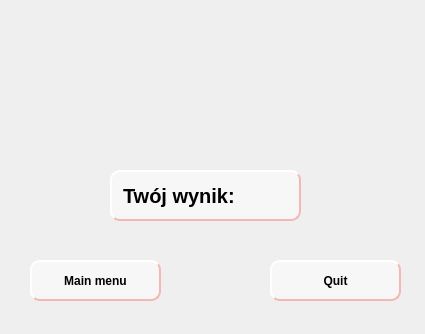
<?xml version="1.0" encoding="UTF-8"?>
<ui version="4.0">
 <class>Form</class>
 <widget class="QWidget" name="Form">
  <property name="geometry">
   <rect>
    <x>0</x>
    <y>0</y>
    <width>425</width>
    <height>334</height>
   </rect>
  </property>
  <property name="windowTitle">
   <string>Form</string>
  </property>
  <widget class="QLabel" name="label">
   <property name="geometry">
    <rect>
     <x>-4</x>
     <y>-8</y>
     <width>431</width>
     <height>341</height>
    </rect>
   </property>
   <property name="text">
    <string/>
   </property>
   <property name="pixmap">
    <pixmap>endlowScore.gif</pixmap>
   </property>
   <property name="scaledContents">
    <bool>true</bool>
   </property>
  </widget>
  <widget class="QPushButton" name="backButton">
   <property name="geometry">
    <rect>
     <x>270</x>
     <y>260</y>
     <width>131</width>
     <height>41</height>
    </rect>
   </property>
   <property name="styleSheet">
    <string notr="true">QPushButton#backButton {
background-color:rgba(255,255,255,120);
border-style:outset;
border-width:2px;
border-radius:10px;
border-color:rgb(245, 183, 179);
padding:4px;
Font:Bold;
}
QPushButton#backButton:hover {
background-color: rgb(255,255,255,60);
border-style: inset;
}
QPushButton#backButton:pressed {
 background-color: rgb(186, 139, 136);
 border-style: inset;
}</string>
   </property>
   <property name="text">
    <string>Quit</string>
   </property>
  </widget>
  <widget class="QPushButton" name="MainMenu">
   <property name="geometry">
    <rect>
     <x>30</x>
     <y>260</y>
     <width>131</width>
     <height>41</height>
    </rect>
   </property>
   <property name="styleSheet">
    <string notr="true">QPushButton#MainMenu {
background-color:rgba(255,255,255,120);
border-style:outset;
border-width:2px;
border-radius:10px;
border-color:rgb(245, 183, 179);
padding:4px;
font: Bold;
}
QPushButton#MainMenu:hover {
background-color: rgb(255,255,255,60);
border-style: inset;
}
QPushButton#MainMenu:pressed {
 background-color: rgb(186, 139, 136);
 border-style: inset;
}</string>
   </property>
   <property name="text">
    <string>Main menu</string>
   </property>
  </widget>
  <widget class="QLabel" name="scoreLabel">
   <property name="geometry">
    <rect>
     <x>110</x>
     <y>170</y>
     <width>191</width>
     <height>51</height>
    </rect>
   </property>
   <property name="styleSheet">
    <string notr="true">background-color:rgba(255,255,255,120);
border-style:outset;
border-width:2px;
border-radius:10px;
border-color:rgb(245, 183, 179);
padding:4px;
Font:bold 20px;
padding: 6px;</string>
   </property>
   <property name="text">
    <string>Twój wynik:</string>
   </property>
  </widget>
 </widget>
 <resources/>
 <connections/>
</ui>
